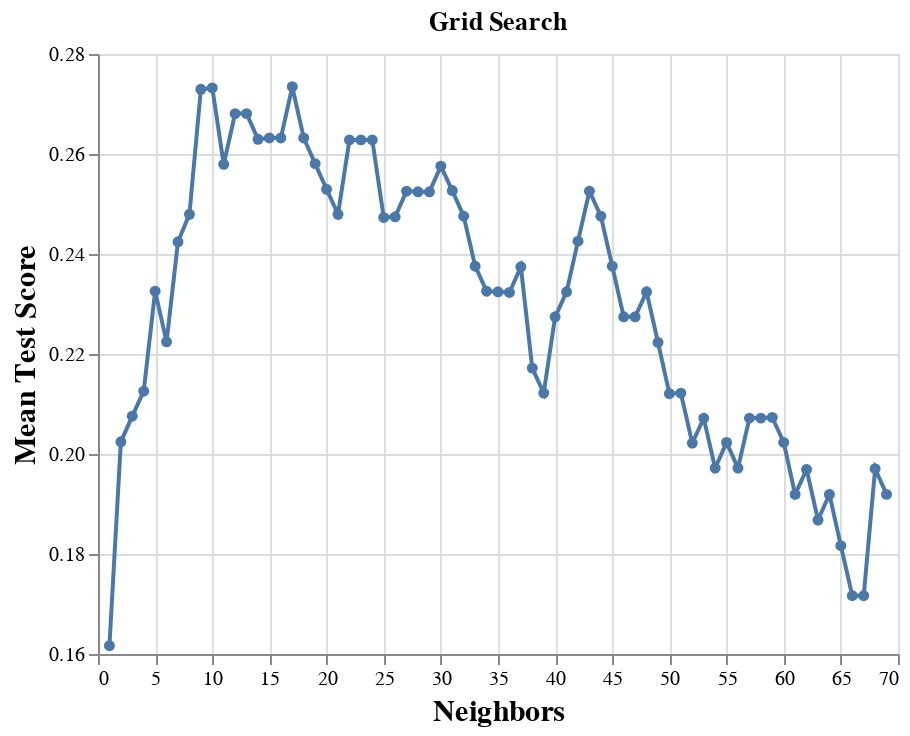

Notebook source saved alongside this figure:
### Markdown cell above
Moving on to the next part of our analysis, we will perform the KNN-Classification based on the k nearest neighbours to predict the classification of our most ideal bean. 

We begin by setting a *random seed* so that our steps are reproducible. Then we create a pipeline to fit our training data into, using both our preprocessor for the scaled data as well as the &*KNeighbors Classifier*. 
 Once again, we will assume a range of up to 70 for k and perform cross-validation with approximately 5 folds so that we do not overexert our model.

### Code cell
#Assesing best k FOR K CLASSIFIER
import altair as alt
import matplotlib.pyplot as plt
import numpy as np
import pandas as pd
from sklearn.metrics import confusion_matrix
from sklearn.model_selection import GridSearchCV, cross_validate
from sklearn.neighbors import KNeighborsClassifier

np.random.seed(1234)

coffee_train, coffee_test = train_test_split(tidy_coffee_cluster_k5_df,test_size=0.25)
X_train = coffee_train[["Aroma", "Flavor", "Aftertaste", "Acidity", "Balance", "Uniformity"]]
y_train = coffee_train[["Species", "Country of Origin", "Region"]]
param_grid = { "kneighborsclassifier__n_neighbors": range(1, 70)}

pipeline = make_pipeline(preprocessor,KNeighborsClassifier())
# v_fold_score = cross_validate(estimator=pipeline, X=X_train, y=coffee_train["Country of Origin"], cv=5, return_train_score=True)

knn_tune_grid = GridSearchCV(
     pipeline, param_grid=param_grid, cv=5
 )


knn_model_grid = knn_tune_grid.fit(X_train, coffee_train["Country of Origin"])
accuracies_grid = pd.DataFrame(knn_model_grid.cv_results_)

cross_val_plot = (
     alt.Chart(accuracies_grid, title="Grid Search")
     .mark_line(point=True)
     .encode(
         x=alt.X(
             "param_kneighborsclassifier__n_neighbors",
             title="Neighbors",
             scale=alt.Scale(zero=False),
         ),
         y=alt.Y(
             "mean_test_score", 
            title="Mean Test Score", 
             scale=alt.Scale(zero=False)
         ),
     )
     .configure_axis(labelFontSize=10, titleFontSize=15)
     .properties(width=400, height=300)
 )
cross_val_plot

### Figure 1 — Vega-Lite specification as saved in the notebook (floating-point values rounded to 4 significant figures)
{"config": {"view": {"continuousWidth": 400, "continuousHeight": 300}, "axis": {"labelFontSize": 10, "titleFontSize": 15}}, "data": {"name": "data-8bdd4ee1f126661a3b04f3727ea65e30"}, "mark": {"type": "line", "point": true}, "encoding": {"x": {"field": "param_kneighborsclassifier__n_neighbors", "scale": {"zero": false}, "title": "Neighbors", "type": "quantitative"}, "y": {"field": "mean_test_score", "scale": {"zero": false}, "title": "Mean Test Score", "type": "quantitative"}}, "height": 300, "title": "Grid Search", "width": 400, "$schema": "https://vega.github.io/schema/vega-lite/v4.17.0.json", "datasets": {"data-8bdd4ee1f126661a3b04f3727ea65e30": [{"mean_fit_time": 0.00415, "std_fit_time": 0.0004425, "mean_score_time": 0.00394, "std_score_time": 0.000639, "param_kneighborsclassifier__n_neighbors": 1, "params": {"kneighborsclassifier__n_neighbors": 1}, "split0_test_score": 0.1, "split1_test_score": 0.15, "split2_test_score": 0.225, "split3_test_score": 0.2051, "split4_test_score": 0.1282, "mean_test_score": 0.1617, "std_test_score": 0.04682, "rank_test_score": 69}, {"mean_fit_time": 0.003702, "std_fit_time": 0.0001697, "mean_score_time": 0.003365, "std_score_time": 0.0001464, "param_kneighborsclassifier__n_neighbors": 2, "params": {"kneighborsclassifier__n_neighbors": 2}, "split0_test_score": 0.1, "split1_test_score": 0.175, "split2_test_score": 0.25, "split3_test_score": 0.2821, "split4_test_score": 0.2051, "mean_test_score": 0.2024, "std_test_score": 0.06301, "rank_test_score": 54}, {"mean_fit_time": 0.003778, "std_fit_time": 0.0003844, "mean_score_time": 0.003414, "std_score_time": 0.0001461, "param_kneighborsclassifier__n_neighbors": 3, "params": {"kneighborsclassifier__n_neighbors": 3}, "split0_test_score": 0.125, "split1_test_score": 0.15, "split2_test_score": 0.25, "split3_test_score": 0.3077, "split4_test_score": 0.2051, "mean_test_score": 0.2076, "std_test_score": 0.06628, "rank_test_score": 49}, {"mean_fit_time": 0.004053, "std_fit_time": 0.0008511, "mean_score_time": 0.003562, "std_score_time": 0.0004264, "param_kneighborsclassifier__n_neighbors": 4, "params": {"kneighborsclassifier__n_neighbors": 4}, "split0_test_score": 0.125, "split1_test_score": 0.175, "split2_test_score": 0.25, "split3_test_score": 0.3077, "split4_test_score": 0.2051, "mean_test_score": 0.2126, "std_test_score": 0.06259, "rank_test_score": 45}, {"mean_fit_time": 0.003701, "std_fit_time": 0.0003718, "mean_score_time": 0.003514, "std_score_time": 0.0005468, "param_kneighborsclassifier__n_neighbors": 5, "params": {"kneighborsclassifier__n_neighbors": 5}, "split0_test_score": 0.225, "split1_test_score": 0.175, "split2_test_score": 0.25, "split3_test_score": 0.2821, "split4_test_score": 0.2308, "mean_test_score": 0.2326, "std_test_score": 0.03501, "rank_test_score": 33}, {"mean_fit_time": 0.004008, "std_fit_time": 0.0008829, "mean_score_time": 0.003472, "std_score_time": 0.0002021, "param_kneighborsclassifier__n_neighbors": 6, "params": {"kneighborsclassifier__n_neighbors": 6}, "split0_test_score": 0.2, "split1_test_score": 0.175, "split2_test_score": 0.25, "split3_test_score": 0.2564, "split4_test_score": 0.2308, "mean_test_score": 0.2224, "std_test_score": 0.03078, "rank_test_score": 42}, {"mean_fit_time": 0.003508, "std_fit_time": 8.388e-05, "mean_score_time": 0.003295, "std_score_time": 5.281e-05, "param_kneighborsclassifier__n_neighbors": 7, "params": {"kneighborsclassifier__n_neighbors": 7}, "split0_test_score": 0.3, "split1_test_score": 0.175, "split2_test_score": 0.25, "split3_test_score": 0.2564, "split4_test_score": 0.2308, "mean_test_score": 0.2424, "std_test_score": 0.04062, "rank_test_score": 29}, {"mean_fit_time": 0.003559, "std_fit_time": 6.63e-05, "mean_score_time": 0.00337, "std_score_time": 4.59e-05, "param_kneighborsclassifier__n_neighbors": 8, "params": {"kneighborsclassifier__n_neighbors": 8}, "split0_test_score": 0.225, "split1_test_score": 0.175, "split2_test_score": 0.25, "split3_test_score": 0.2564, "split4_test_score": 0.3333, "mean_test_score": 0.2479, "std_test_score": 0.05141, "rank_test_score": 22}, {"mean_fit_time": 0.003744, "std_fit_time": 0.0002261, "mean_score_time": 0.00348, "std_score_time": 6.888e-05, "param_kneighborsclassifier__n_neighbors": 9, "params": {"kneighborsclassifier__n_neighbors": 9}, "split0_test_score": 0.275, "split1_test_score": 0.2, "split2_test_score": 0.3, "split3_test_score": 0.2308, "split4_test_score": 0.359, "mean_test_score": 0.2729, "std_test_score": 0.0552, "rank_test_score": 3}, {"mean_fit_time": 0.004299, "std_fit_time": 0.0009161, "mean_score_time": 0.004048, "std_score_time": 0.0006367, "param_kneighborsclassifier__n_neighbors": 10, "params": {"kneighborsclassifier__n_neighbors": 10}, "split0_test_score": 0.25, "split1_test_score": 0.175, "split2_test_score": 0.3, "split3_test_score": 0.2821, "split4_test_score": 0.359, "mean_test_score": 0.2732, "std_test_score": 0.06056, "rank_test_score": 2}, {"mean_fit_time": 0.004087, "std_fit_time": 0.0004185, "mean_score_time": 0.004573, "std_score_time": 0.001405, "param_kneighborsclassifier__n_neighbors": 11, "params": {"kneighborsclassifier__n_neighbors": 11}, "split0_test_score": 0.25, "split1_test_score": 0.175, "split2_test_score": 0.275, "split3_test_score": 0.2564, "split4_test_score": 0.3333, "mean_test_score": 0.2579, "std_test_score": 0.05083, "rank_test_score": 14}, {"mean_fit_time": 0.004847, "std_fit_time": 0.0007996, "mean_score_time": 0.005112, "std_score_time": 0.001368, "param_kneighborsclassifier__n_neighbors": 12, "params": {"kneighborsclassifier__n_neighbors": 12}, "split0_test_score": 0.275, "split1_test_score": 0.2, "split2_test_score": 0.25, "split3_test_score": 0.2821, "split4_test_score": 0.3333, "mean_test_score": 0.2681, "std_test_score": 0.0435, "rank_test_score": 4}, {"mean_fit_time": 0.003963, "std_fit_time": 0.0006822, "mean_score_time": 0.003694, "std_score_time": 0.0005928, "param_kneighborsclassifier__n_neighbors": 13, "params": {"kneighborsclassifier__n_neighbors": 13}, "split0_test_score": 0.25, "split1_test_score": 0.2, "split2_test_score": 0.275, "split3_test_score": 0.2821, "split4_test_score": 0.3333, "mean_test_score": 0.2681, "std_test_score": 0.0435, "rank_test_score": 4}, {"mean_fit_time": 0.003643, "std_fit_time": 0.0002332, "mean_score_time": 0.003406, "std_score_time": 0.0001421, "param_kneighborsclassifier__n_neighbors": 14, "params": {"kneighborsclassifier__n_neighbors": 14}, "split0_test_score": 0.275, "split1_test_score": 0.175, "split2_test_score": 0.275, "split3_test_score": 0.2821, "split4_test_score": 0.3077, "mean_test_score": 0.2629, "std_test_score": 0.04559, "rank_test_score": 9}, {"mean_fit_time": 0.004021, "std_fit_time": 0.000403, "mean_score_time": 0.003829, "std_score_time": 0.0003658, "param_kneighborsclassifier__n_neighbors": 15, "params": {"kneighborsclassifier__n_neighbors": 15}, "split0_test_score": 0.25, "split1_test_score": 0.175, "split2_test_score": 0.25, "split3_test_score": 0.3077, "split4_test_score": 0.3333, "mean_test_score": 0.2632, "std_test_score": 0.05482, "rank_test_score": 6}, {"mean_fit_time": 0.003545, "std_fit_time": 0.0001288, "mean_score_time": 0.003318, "std_score_time": 6.524e-05, "param_kneighborsclassifier__n_neighbors": 16, "params": {"kneighborsclassifier__n_neighbors": 16}, "split0_test_score": 0.275, "split1_test_score": 0.175, "split2_test_score": 0.225, "split3_test_score": 0.3077, "split4_test_score": 0.3333, "mean_test_score": 0.2632, "std_test_score": 0.05705, "rank_test_score": 6}, {"mean_fit_time": 0.003483, "std_fit_time": 7.387e-05, "mean_score_time": 0.003619, "std_score_time": 0.0006063, "param_kneighborsclassifier__n_neighbors": 17, "params": {"kneighborsclassifier__n_neighbors": 17}, "split0_test_score": 0.25, "split1_test_score": 0.175, "split2_test_score": 0.25, "split3_test_score": 0.3333, "split4_test_score": 0.359, "mean_test_score": 0.2735, "std_test_score": 0.06587, "rank_test_score": 1}, {"mean_fit_time": 0.003587, "std_fit_time": 0.0002445, "mean_score_time": 0.003467, "std_score_time": 0.000263, "param_kneighborsclassifier__n_neighbors": 18, "params": {"kneighborsclassifier__n_neighbors": 18}, "split0_test_score": 0.225, "split1_test_score": 0.2, "split2_test_score": 0.25, "split3_test_score": 0.3077, "split4_test_score": 0.3333, "mean_test_score": 0.2632, "std_test_score": 0.05005, "rank_test_score": 6}, {"mean_fit_time": 0.003389, "std_fit_time": 4.54e-05, "mean_score_time": 0.003242, "std_score_time": 2.184e-05, "param_kneighborsclassifier__n_neighbors": 19, "params": {"kneighborsclassifier__n_neighbors": 19}, "split0_test_score": 0.225, "split1_test_score": 0.2, "split2_test_score": 0.25, "split3_test_score": 0.3077, "split4_test_score": 0.3077, "mean_test_score": 0.2581, "std_test_score": 0.04349, "rank_test_score": 13}, {"mean_fit_time": 0.003467, "std_fit_time": 0.0001977, "mean_score_time": 0.003412, "std_score_time": 0.0002214, "param_kneighborsclassifier__n_neighbors": 20, "params": {"kneighborsclassifier__n_neighbors": 20}, "split0_test_score": 0.225, "split1_test_score": 0.225, "split2_test_score": 0.225, "split3_test_score": 0.3077, "split4_test_score": 0.2821, "mean_test_score": 0.2529, "std_test_score": 0.03518, "rank_test_score": 16}, {"mean_fit_time": 0.003453, "std_fit_time": 8.419e-05, "mean_score_time": 0.00328, "std_score_time": 2.577e-05, "param_kneighborsclassifier__n_neighbors": 21, "params": {"kneighborsclassifier__n_neighbors": 21}, "split0_test_score": 0.225, "split1_test_score": 0.2, "split2_test_score": 0.225, "split3_test_score": 0.2821, "split4_test_score": 0.3077, "mean_test_score": 0.2479, "std_test_score": 0.04021, "rank_test_score": 22}, {"mean_fit_time": 0.003396, "std_fit_time": 1.712e-05, "mean_score_time": 0.003294, "std_score_time": 3.488e-05, "param_kneighborsclassifier__n_neighbors": 22, "params": {"kneighborsclassifier__n_neighbors": 22}, "split0_test_score": 0.225, "split1_test_score": 0.25, "split2_test_score": 0.275, "split3_test_score": 0.2564, "split4_test_score": 0.3077, "mean_test_score": 0.2628, "std_test_score": 0.02756, "rank_test_score": 10}, {"mean_fit_time": 0.003695, "std_fit_time": 0.0001666, "mean_score_time": 0.003542, "std_score_time": 0.0001473, "param_kneighborsclassifier__n_neighbors": 23, "params": {"kneighborsclassifier__n_neighbors": 23}, "split0_test_score": 0.225, "split1_test_score": 0.25, "split2_test_score": 0.275, "split3_test_score": 0.2564, "split4_test_score": 0.3077, "mean_test_score": 0.2628, "std_test_score": 0.02756, "rank_test_score": 10}, {"mean_fit_time": 0.003479, "std_fit_time": 6.105e-05, "mean_score_time": 0.003385, "std_score_time": 5.721e-05, "param_kneighborsclassifier__n_neighbors": 24, "params": {"kneighborsclassifier__n_neighbors": 24}, "split0_test_score": 0.225, "split1_test_score": 0.25, "split2_test_score": 0.275, "split3_test_score": 0.2564, "split4_test_score": 0.3077, "mean_test_score": 0.2628, "std_test_score": 0.02756, "rank_test_score": 10}, {"mean_fit_time": 0.003439, "std_fit_time": 3.588e-05, "mean_score_time": 0.003378, "std_score_time": 9.523e-05, "param_kneighborsclassifier__n_neighbors": 25, "params": {"kneighborsclassifier__n_neighbors": 25}, "split0_test_score": 0.25, "split1_test_score": 0.25, "split2_test_score": 0.275, "split3_test_score": 0.2051, "split4_test_score": 0.2564, "mean_test_score": 0.2473, "std_test_score": 0.02299, "rank_test_score": 27}, {"mean_fit_time": 0.003715, "std_fit_time": 0.0002351, "mean_score_time": 0.003614, "std_score_time": 0.0002935, "param_kneighborsclassifier__n_neighbors": 26, "params": {"kneighborsclassifier__n_neighbors": 26}, "split0_test_score": 0.25, "split1_test_score": 0.275, "split2_test_score": 0.225, "split3_test_score": 0.2308, "split4_test_score": 0.2564, "mean_test_score": 0.2474, "std_test_score": 0.01804, "rank_test_score": 26}, {"mean_fit_time": 0.003472, "std_fit_time": 0.0001302, "mean_score_time": 0.003318, "std_score_time": 2.978e-05, "param_kneighborsclassifier__n_neighbors": 27, "params": {"kneighborsclassifier__n_neighbors": 27}, "split0_test_score": 0.25, "split1_test_score": 0.275, "split2_test_score": 0.225, "split3_test_score": 0.2308, "split4_test_score": 0.2821, "mean_test_score": 0.2526, "std_test_score": 0.02287, "rank_test_score": 18}, {"mean_fit_time": 0.004008, "std_fit_time": 0.0005356, "mean_score_time": 0.005007, "std_score_time": 0.001327, "param_kneighborsclassifier__n_neighbors": 28, "params": {"kneighborsclassifier__n_neighbors": 28}, "split0_test_score": 0.25, "split1_test_score": 0.25, "split2_test_score": 0.275, "split3_test_score": 0.2308, "split4_test_score": 0.2564, "mean_test_score": 0.2524, "std_test_score": 0.01419, "rank_test_score": 20}, {"mean_fit_time": 0.00417, "std_fit_time": 0.0004077, "mean_score_time": 0.005121, "std_score_time": 0.001345, "param_kneighborsclassifier__n_neighbors": 29, "params": {"kneighborsclassifier__n_neighbors": 29}, "split0_test_score": 0.225, "split1_test_score": 0.25, "split2_test_score": 0.3, "split3_test_score": 0.2308, "split4_test_score": 0.2564, "mean_test_score": 0.2524, "std_test_score": 0.02648, "rank_test_score": 20}, {"mean_fit_time": 0.003745, "std_fit_time": 0.0005743, "mean_score_time": 0.003908, "std_score_time": 0.0009555, "param_kneighborsclassifier__n_neighbors": 30, "params": {"kneighborsclassifier__n_neighbors": 30}, "split0_test_score": 0.225, "split1_test_score": 0.25, "split2_test_score": 0.3, "split3_test_score": 0.2564, "split4_test_score": 0.2564, "mean_test_score": 0.2576, "std_test_score": 0.02417, "rank_test_score": 15}, {"mean_fit_time": 0.003712, "std_fit_time": 0.0004881, "mean_score_time": 0.003878, "std_score_time": 0.0009116, "param_kneighborsclassifier__n_neighbors": 31, "params": {"kneighborsclassifier__n_neighbors": 31}, "split0_test_score": 0.2, "split1_test_score": 0.225, "split2_test_score": 0.3, "split3_test_score": 0.2564, "split4_test_score": 0.2821, "mean_test_score": 0.2527, "std_test_score": 0.03649, "rank_test_score": 17}, {"mean_fit_time": 0.003454, "std_fit_time": 8.101e-05, "mean_score_time": 0.003383, "std_score_time": 5.759e-05, "param_kneighborsclassifier__n_neighbors": 32, "params": {"kneighborsclassifier__n_neighbors": 32}, "split0_test_score": 0.225, "split1_test_score": 0.2, "split2_test_score": 0.3, "split3_test_score": 0.2564, "split4_test_score": 0.2564, "mean_test_score": 0.2476, "std_test_score": 0.0337, "rank_test_score": 24}, {"mean_fit_time": 0.003665, "std_fit_time": 0.0003417, "mean_score_time": 0.003454, "std_score_time": 0.0001926, "param_kneighborsclassifier__n_neighbors": 33, "params": {"kneighborsclassifier__n_neighbors": 33}, "split0_test_score": 0.2, "split1_test_score": 0.2, "split2_test_score": 0.275, "split3_test_score": 0.2564, "split4_test_score": 0.2564, "mean_test_score": 0.2376, "std_test_score": 0.03141, "rank_test_score": 31}, {"mean_fit_time": 0.00348, "std_fit_time": 0.0002108, "mean_score_time": 0.00333, "std_score_time": 4.289e-05, "param_kneighborsclassifier__n_neighbors": 34, "params": {"kneighborsclassifier__n_neighbors": 34}, "split0_test_score": 0.2, "split1_test_score": 0.2, "split2_test_score": 0.25, "split3_test_score": 0.2564, "split4_test_score": 0.2564, "mean_test_score": 0.2326, "std_test_score": 0.02669, "rank_test_score": 34}, {"mean_fit_time": 0.003967, "std_fit_time": 0.0007517, "mean_score_time": 0.004106, "std_score_time": 0.0006607, "param_kneighborsclassifier__n_neighbors": 35, "params": {"kneighborsclassifier__n_neighbors": 35}, "split0_test_score": 0.2, "split1_test_score": 0.225, "split2_test_score": 0.25, "split3_test_score": 0.2564, "split4_test_score": 0.2308, "mean_test_score": 0.2324, "std_test_score": 0.01997, "rank_test_score": 35}, {"mean_fit_time": 0.003594, "std_fit_time": 0.0001665, "mean_score_time": 0.003402, "std_score_time": 3.92e-05, "param_kneighborsclassifier__n_neighbors": 36, "params": {"kneighborsclassifier__n_neighbors": 36}, "split0_test_score": 0.2, "split1_test_score": 0.25, "split2_test_score": 0.25, "split3_test_score": 0.2308, "split4_test_score": 0.2308, "mean_test_score": 0.2323, "std_test_score": 0.0183, "rank_test_score": 38}, {"mean_fit_time": 0.003521, "std_fit_time": 0.0001875, "mean_score_time": 0.003425, "std_score_time": 4.593e-05, "param_kneighborsclassifier__n_neighbors": 37, "params": {"kneighborsclassifier__n_neighbors": 37}, "split0_test_score": 0.25, "split1_test_score": 0.225, "split2_test_score": 0.225, "split3_test_score": 0.2564, "split4_test_score": 0.2308, "mean_test_score": 0.2374, "std_test_score": 0.0132, "rank_test_score": 32}, {"mean_fit_time": 0.003389, "std_fit_time": 4.071e-05, "mean_score_time": 0.003366, "std_score_time": 2.24e-05, "param_kneighborsclassifier__n_neighbors": 38, "params": {"kneighborsclassifier__n_neighbors": 38}, "split0_test_score": 0.225, "split1_test_score": 0.2, "split2_test_score": 0.225, "split3_test_score": 0.1795, "split4_test_score": 0.2564, "mean_test_score": 0.2172, "std_test_score": 0.02599, "rank_test_score": 44}, {"mean_fit_time": 0.003416, "std_fit_time": 0.0001179, "mean_score_time": 0.003459, "std_score_time": 6.639e-05, "param_kneighborsclassifier__n_neighbors": 39, "params": {"kneighborsclassifier__n_neighbors": 39}, "split0_test_score": 0.2, "split1_test_score": 0.2, "split2_test_score": 0.225, "split3_test_score": 0.1795, "split4_test_score": 0.2564, "mean_test_score": 0.2122, "std_test_score": 0.02641, "rank_test_score": 46}, {"mean_fit_time": 0.003568, "std_fit_time": 0.0001081, "mean_score_time": 0.003483, "std_score_time": 8.886e-05, "param_kneighborsclassifier__n_neighbors": 40, "params": {"kneighborsclassifier__n_neighbors": 40}, "split0_test_score": 0.225, "split1_test_score": 0.225, "split2_test_score": 0.2, "split3_test_score": 0.2308, "split4_test_score": 0.2564, "mean_test_score": 0.2274, "std_test_score": 0.01797, "rank_test_score": 39}, {"mean_fit_time": 0.003403, "std_fit_time": 5.872e-05, "mean_score_time": 0.003402, "std_score_time": 2.377e-05, "param_kneighborsclassifier__n_neighbors": 41, "params": {"kneighborsclassifier__n_neighbors": 41}, "split0_test_score": 0.25, "split1_test_score": 0.2, "split2_test_score": 0.225, "split3_test_score": 0.2308, "split4_test_score": 0.2564, "mean_test_score": 0.2324, "std_test_score": 0.01997, "rank_test_score": 35}, {"mean_fit_time": 0.003391, "std_fit_time": 3.166e-05, "mean_score_time": 0.003405, "std_score_time": 3.896e-05, "param_kneighborsclassifier__n_neighbors": 42, "params": {"kneighborsclassifier__n_neighbors": 42}, "split0_test_score": 0.25, "split1_test_score": 0.225, "split2_test_score": 0.225, "split3_test_score": 0.2564, "split4_test_score": 0.2564, "mean_test_score": 0.2426, "std_test_score": 0.01453, "rank_test_score": 28}, {"mean_fit_time": 0.003417, "std_fit_time": 6.899e-05, "mean_score_time": 0.003414, "std_score_time": 5.424e-05, "param_kneighborsclassifier__n_neighbors": 43, "params": {"kneighborsclassifier__n_neighbors": 43}, "split0_test_score": 0.275, "split1_test_score": 0.225, "split2_test_score": 0.25, "split3_test_score": 0.2564, "split4_test_score": 0.2564, "mean_test_score": 0.2526, "std_test_score": 0.01612, "rank_test_score": 18}, {"mean_fit_time": 0.00356, "std_fit_time": 0.0002344, "mean_score_time": 0.003514, "std_score_time": 6.126e-05, "param_kneighborsclassifier__n_neighbors": 44, "params": {"kneighborsclassifier__n_neighbors": 44}, "split0_test_score": 0.25, "split1_test_score": 0.225, "split2_test_score": 0.25, "split3_test_score": 0.2308, "split4_test_score": 0.2821, "mean_test_score": 0.2476, "std_test_score": 0.01996, "rank_test_score": 24}, {"mean_fit_time": 0.003986, "std_fit_time": 0.0004941, "mean_score_time": 0.003824, "std_score_time": 0.0003683, "param_kneighborsclassifier__n_neighbors": 45, "params": {"kneighborsclassifier__n_neighbors": 45}, "split0_test_score": 0.225, "split1_test_score": 0.225, "split2_test_score": 0.225, "split3_test_score": 0.2308, "split4_test_score": 0.2821, "mean_test_score": 0.2376, "std_test_score": 0.02236, "rank_test_score": 30}, {"mean_fit_time": 0.00403, "std_fit_time": 0.0002131, "mean_score_time": 0.003905, "std_score_time": 0.0002072, "param_kneighborsclassifier__n_neighbors": 46, "params": {"kneighborsclassifier__n_neighbors": 46}, "split0_test_score": 0.225, "split1_test_score": 0.225, "split2_test_score": 0.2, "split3_test_score": 0.2308, "split4_test_score": 0.2564, "mean_test_score": 0.2274, "std_test_score": 0.01797, "rank_test_score": 39}, {"mean_fit_time": 0.004279, "std_fit_time": 0.0004888, "mean_score_time": 0.004055, "std_score_time": 0.0004036, "param_kneighborsclassifier__n_neighbors": 47, "params": {"kneighborsclassifier__n_neighbors": 47}, "split0_test_score": 0.225, "split1_test_score": 0.225, "split2_test_score": 0.2, "split3_test_score": 0.2308, "split4_test_score": 0.2564, "mean_test_score": 0.2274, "std_test_score": 0.01797, "rank_test_score": 39}, {"mean_fit_time": 0.003959, "std_fit_time": 5.255e-05, "mean_score_time": 0.003914, "std_score_time": 0.0002141, "param_kneighborsclassifier__n_neighbors": 48, "params": {"kneighborsclassifier__n_neighbors": 48}, "split0_test_score": 0.225, "split1_test_score": 0.25, "split2_test_score": 0.2, "split3_test_score": 0.2564, "split4_test_score": 0.2308, "mean_test_score": 0.2324, "std_test_score": 0.01997, "rank_test_score": 35}, {"mean_fit_time": 0.00389, "std_fit_time": 0.0005086, "mean_score_time": 0.003611, "std_score_time": 7.589e-05, "param_kneighborsclassifier__n_neighbors": 49, "params": {"kneighborsclassifier__n_neighbors": 49}, "split0_test_score": 0.2, "split1_test_score": 0.25, "split2_test_score": 0.2, "split3_test_score": 0.2308, "split4_test_score": 0.2308, "mean_test_score": 0.2223, "std_test_score": 0.01952, "rank_test_score": 43}, {"mean_fit_time": 0.003393, "std_fit_time": 5.836e-05, "mean_score_time": 0.003422, "std_score_time": 4.076e-05, "param_kneighborsclassifier__n_neighbors": 50, "params": {"kneighborsclassifier__n_neighbors": 50}, "split0_test_score": 0.225, "split1_test_score": 0.25, "split2_test_score": 0.175, "split3_test_score": 0.2051, "split4_test_score": 0.2051, "mean_test_score": 0.2121, "std_test_score": 0.0248, "rank_test_score": 48}, {"mean_fit_time": 0.003946, "std_fit_time": 0.0004216, "mean_score_time": 0.003999, "std_score_time": 0.0004383, "param_kneighborsclassifier__n_neighbors": 51, "params": {"kneighborsclassifier__n_neighbors": 51}, "split0_test_score": 0.225, "split1_test_score": 0.225, "split2_test_score": 0.175, "split3_test_score": 0.2308, "split4_test_score": 0.2051, "mean_test_score": 0.2122, "std_test_score": 0.02052, "rank_test_score": 46}, {"mean_fit_time": 0.004237, "std_fit_time": 0.0008914, "mean_score_time": 0.005082, "std_score_time": 0.001789, "param_kneighborsclassifier__n_neighbors": 52, "params": {"kneighborsclassifier__n_neighbors": 52}, "split0_test_score": 0.175, "split1_test_score": 0.225, "split2_test_score": 0.175, "split3_test_score": 0.2308, "split4_test_score": 0.2051, "mean_test_score": 0.2022, "std_test_score": 0.02377, "rank_test_score": 57}, {"mean_fit_time": 0.003744, "std_fit_time": 0.0005598, "mean_score_time": 0.004047, "std_score_time": 0.0009067, "param_kneighborsclassifier__n_neighbors": 53, "params": {"kneighborsclassifier__n_neighbors": 53}, "split0_test_score": 0.2, "split1_test_score": 0.225, "split2_test_score": 0.175, "split3_test_score": 0.2308, "split4_test_score": 0.2051, "mean_test_score": 0.2072, "std_test_score": 0.01983, "rank_test_score": 51}, {"mean_fit_time": 0.003443, "std_fit_time": 8.957e-05, "mean_score_time": 0.003617, "std_score_time": 0.0002828, "param_kneighborsclassifier__n_neighbors": 54, "params": {"kneighborsclassifier__n_neighbors": 54}, "split0_test_score": 0.175, "split1_test_score": 0.2, "split2_test_score": 0.175, "split3_test_score": 0.2051, "split4_test_score": 0.2308, "mean_test_score": 0.1972, "std_test_score": 0.0209, "rank_test_score": 58}, {"mean_fit_time": 0.003468, "std_fit_time": 0.000129, "mean_score_time": 0.003741, "std_score_time": 0.0004496, "param_kneighborsclassifier__n_neighbors": 55, "params": {"kneighborsclassifier__n_neighbors": 55}, "split0_test_score": 0.15, "split1_test_score": 0.2, "split2_test_score": 0.2, "split3_test_score": 0.2308, "split4_test_score": 0.2308, "mean_test_score": 0.2023, "std_test_score": 0.02955, "rank_test_score": 55}, {"mean_fit_time": 0.003483, "std_fit_time": 0.0001699, "mean_score_time": 0.003547, "std_score_time": 0.0001721, "param_kneighborsclassifier__n_neighbors": 56, "params": {"kneighborsclassifier__n_neighbors": 56}, "split0_test_score": 0.15, "split1_test_score": 0.2, "split2_test_score": 0.2, "split3_test_score": 0.2051, "split4_test_score": 0.2308, "mean_test_score": 0.1972, "std_test_score": 0.0262, "rank_test_score": 58}, {"mean_fit_time": 0.003698, "std_fit_time": 0.000593, "mean_score_time": 0.003809, "std_score_time": 0.0005496, "param_kneighborsclassifier__n_neighbors": 57, "params": {"kneighborsclassifier__n_neighbors": 57}, "split0_test_score": 0.175, "split1_test_score": 0.225, "split2_test_score": 0.2, "split3_test_score": 0.2051, "split4_test_score": 0.2308, "mean_test_score": 0.2072, "std_test_score": 0.01983, "rank_test_score": 51}, {"mean_fit_time": 0.003515, "std_fit_time": 0.0001446, "mean_score_time": 0.003553, "std_score_time": 6.355e-05, "param_kneighborsclassifier__n_neighbors": 58, "params": {"kneighborsclassifier__n_neighbors": 58}, "split0_test_score": 0.175, "split1_test_score": 0.225, "split2_test_score": 0.2, "split3_test_score": 0.2051, "split4_test_score": 0.2308, "mean_test_score": 0.2072, "std_test_score": 0.01983, "rank_test_score": 51}, {"mean_fit_time": 0.003886, "std_fit_time": 0.0005369, "mean_score_time": 0.003926, "std_score_time": 0.000589, "param_kneighborsclassifier__n_neighbors": 59, "params": {"kneighborsclassifier__n_neighbors": 59}, "split0_test_score": 0.175, "split1_test_score": 0.225, "split2_test_score": 0.175, "split3_test_score": 0.2051, "split4_test_score": 0.2564, "mean_test_score": 0.2073, "std_test_score": 0.03104, "rank_test_score": 50}, {"mean_fit_time": 0.003864, "std_fit_time": 0.000774, "mean_score_time": 0.004112, "std_score_time": 0.0008999, "param_kneighborsclassifier__n_neighbors": 60, "params": {"kneighborsclassifier__n_neighbors": 60}, "split0_test_score": 0.175, "split1_test_score": 0.2, "split2_test_score": 0.175, "split3_test_score": 0.2051, "split4_test_score": 0.2564, "mean_test_score": 0.2023, "std_test_score": 0.02977, "rank_test_score": 56}, {"mean_fit_time": 0.0037, "std_fit_time": 0.0004651, "mean_score_time": 0.003676, "std_score_time": 0.0002175, "param_kneighborsclassifier__n_neighbors": 61, "params": {"kneighborsclassifier__n_neighbors": 61}, "split0_test_score": 0.2, "split1_test_score": 0.2, "split2_test_score": 0.175, "split3_test_score": 0.1795, "split4_test_score": 0.2051, "mean_test_score": 0.1919, "std_test_score": 0.01221, "rank_test_score": 62}, {"mean_fit_time": 0.003512, "std_fit_time": 0.0001545, "mean_score_time": 0.003557, "std_score_time": 0.0001117, "param_kneighborsclassifier__n_neighbors": 62, "params": {"kneighborsclassifier__n_neighbors": 62}, "split0_test_score": 0.2, "split1_test_score": 0.2, "split2_test_score": 0.2, "split3_test_score": 0.1795, "split4_test_score": 0.2051, "mean_test_score": 0.1969, "std_test_score": 0.008941, "rank_test_score": 61}, {"mean_fit_time": 0.003576, "std_fit_time": 0.0003087, "mean_score_time": 0.003652, "std_score_time": 6.726e-05, "param_kneighborsclassifier__n_neighbors": 63, "params": {"kneighborsclassifier__n_neighbors": 63}, "split0_test_score": 0.175, "split1_test_score": 0.2, "split2_test_score": 0.2, "split3_test_score": 0.1795, "split4_test_score": 0.1795, "mean_test_score": 0.1868, "std_test_score": 0.01091, "rank_test_score": 65}, {"mean_fit_time": 0.003569, "std_fit_time": 0.0001228, "mean_score_time": 0.004024, "std_score_time": 0.0007457, "param_kneighborsclassifier__n_neighbors": 64, "params": {"kneighborsclassifier__n_neighbors": 64}, "split0_test_score": 0.175, "split1_test_score": 0.2, "split2_test_score": 0.2, "split3_test_score": 0.2051, "split4_test_score": 0.1795, "mean_test_score": 0.1919, "std_test_score": 0.01221, "rank_test_score": 62}, {"mean_fit_time": 0.003741, "std_fit_time": 0.0004736, "mean_score_time": 0.003672, "std_score_time": 0.0002247, "param_kneighborsclassifier__n_neighbors": 65, "params": {"kneighborsclassifier__n_neighbors": 65}, "split0_test_score": 0.15, "split1_test_score": 0.225, "split2_test_score": 0.2, "split3_test_score": 0.1795, "split4_test_score": 0.1538, "mean_test_score": 0.1817, "std_test_score": 0.02827, "rank_test_score": 66}, {"mean_fit_time": 0.003414, "std_fit_time": 4.521e-05, "mean_score_time": 0.003544, "std_score_time": 8.717e-05, "param_kneighborsclassifier__n_neighbors": 66, "params": {"kneighborsclassifier__n_neighbors": 66}, "split0_test_score": 0.15, "split1_test_score": 0.2, "split2_test_score": 0.175, "split3_test_score": 0.1795, "split4_test_score": 0.1538, "mean_test_score": 0.1717, "std_test_score": 0.01823, "rank_test_score": 67}, {"mean_fit_time": 0.004057, "std_fit_time": 0.0005938, "mean_score_time": 0.005034, "std_score_time": 0.001649, "param_kneighborsclassifier__n_neighbors": 67, "params": {"kneighborsclassifier__n_neighbors": 67}, "split0_test_score": 0.15, "split1_test_score": 0.2, "split2_test_score": 0.175, "split3_test_score": 0.1795, "split4_test_score": 0.1538, "mean_test_score": 0.1717, "std_test_score": 0.01823, "rank_test_score": 67}, {"mean_fit_time": 0.003771, "std_fit_time": 0.0007023, "mean_score_time": 0.003628, "std_score_time": 0.00028, "param_kneighborsclassifier__n_neighbors": 68, "params": {"kneighborsclassifier__n_neighbors": 68}, "split0_test_score": 0.15, "split1_test_score": 0.225, "split2_test_score": 0.2, "split3_test_score": 0.2051, "split4_test_score": 0.2051, "mean_test_score": 0.1971, "std_test_score": 0.02504, "rank_test_score": 60}, {"mean_fit_time": 0.003426, "std_fit_time": 6.352e-05, "mean_score_time": 0.003601, "std_score_time": 0.0002437, "param_kneighborsclassifier__n_neighbors": 69, "params": {"kneighborsclassifier__n_neighbors": 69}, "split0_test_score": 0.15, "split1_test_score": 0.225, "split2_test_score": 0.2, "split3_test_score": 0.2051, "split4_test_score": 0.1795, "mean_test_score": 0.1919, "std_test_score": 0.02548, "rank_test_score": 62}]}}
